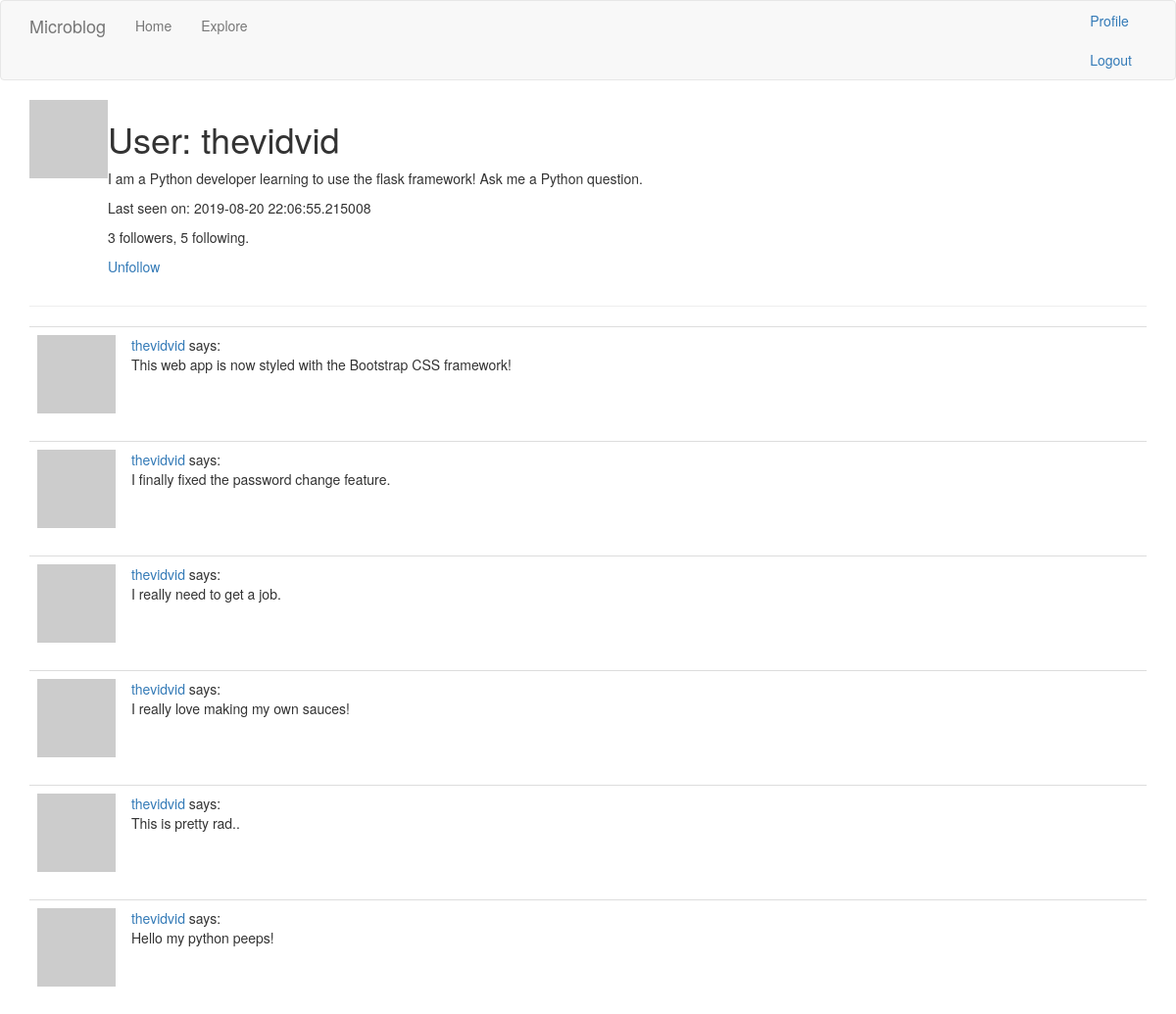
Page /user/thevidvid (signed in) on the committed database.
### app/models.py (models this page shows, shortened)
class User(UserMixin, db.Model):
    id = db.Column(db.Integer, primary_key=True)
    username = db.Column(db.String(64), index=True, unique=True)
    email = db.Column(db.String(120), index=True, unique=True)
    password_hash = db.Column(db.String(128))
    posts = db.relationship('Post', backref='author', lazy='dynamic')
    about_me = db.Column(db.String(140))
    last_seen = db.Column(db.DateTime, default=datetime.utcnow)
    followed = db.relationship(
        'User', secondary=followers,
        primaryjoin=(followers.c.follower_id == id),
        secondaryjoin=(followers.c.followed_id == id),
        backref=db.backref('followers', lazy='dynamic'), lazy='dynamic')
    def avatar(self, size):
        digest = md5(self.email.lower().encode('utf-8')).hexdigest()
        return 'https://www.gravatar.com/avatar/{}?d=identicon&s={}'.format(
            digest, size)
    def is_following(self, user):
        return self.followed.filter(
            followers.c.followed_id == user.id).count() > 0

class Post(db.Model):
    id = db.Column(db.Integer, primary_key=True)
    body = db.Column(db.String(140))
    timestamp = db.Column(db.DateTime, index=True, default=datetime.utcnow)
    user_id = db.Column(db.Integer, db.ForeignKey('user.id'))

### app/routes.py (the view)
@app.route('/user/<username>')
@login_required
def user(username):
    user = User.query.filter_by(username=username).first_or_404()
    page = request.args.get('page', 1, type=int)
    posts = user.posts.order_by(Post.timestamp.desc()).paginate(
        page, app.config['POSTS_PER_PAGE'], False)
    next_url = url_for('user', username=user.username, page=posts.next_num) \
        if posts.has_next else None
    prev_url = url_for('user', username=user.username, page=posts.prev_num) \
        if posts.has_prev else None
    return render_template('user.html', user=user, posts=posts.items,
                           next_url=next_url, prev_url=prev_url)

### app/models.py (called while the page is built)
@login.user_loader
def load_user(id):
    return User.query.get(int(id))

### app/routes.py (called while the page is built)
@app.before_request
def before_request():
    if current_user.is_authenticated:
        current_user.last_seen = datetime.utcnow()
        db.session.commit()

### app/templates/user.html (shortened to what this page needs)
{% extends "base.html" %}
{% block app_content %}
  <table>
    <tr valign="top">
      <td><img src="{{ user.avatar(128) }}" alt="avatar"></td>
      <td>
        <h1>User: {{ user.username }}</h1>
        {% if user.about_me %}
          <p>{{ user.about_me }}</p>
        {% endif %}
        {% if user.last_seen %}
          <p>Last seen on: {{ user.last_seen }}</p>
        {% endif %}
          <p>{{ user.followers.count() }} followers, {{ user.followed.count() }} following.</p>
        {% if user == current_user %}
          <p><a href="{{ url_for('edit_profile') }}">Edit your profile</a></p>
        {% elif not current_user.is_following(user) %}
          <p><a href="{{ url_for('follow', username=user.username) }}">Follow</a></p>
        {% else %}
          <p><a href="{{ url_for('unfollow', username=user.username) }}">Unfollow</a></p>
        {% endif %}
      </td>
    </tr>
  </table>
  <hr>
  {% for post in posts %}
    {% include '_post.html' %}
  {% endfor %}
{% endblock %}

### app/templates/_post.html
<table class="table table-hover">
  <tr>
    <td width="70px">
        <a href="{{ url_for('user', username=post.author.username) }}">
            <img src="{{ post.author.avatar(70) }}" />
        </a>
    </td>
    <td>
      <a href="{{ url_for('user', username=post.author.username) }}">
        {{ post.author.username }}
      </a>
      says:
      <br>
        {{ post.body }}
    </td>
  </tr>
</table>

### rows in the picture
User: username "thevidvid", about_me "I am a Python developer learning to use the flask framework! Ask me a Python question.", last_seen "2019-08-20 22:06:55.215008"
Post: author.username "thevidvid", body "This web app is now styled with the Bootstrap CSS framework!"
Post: author.username "thevidvid", body "I finally fixed the password change feature."
Post: author.username "thevidvid", body "I really need to get a job."
Post: author.username "thevidvid", body "I really love making my own sauces!"
Post: author.username "thevidvid", body "This is pretty rad.."
Post: author.username "thevidvid", body "Hello my python peeps!"

### other values in the picture
{{ user.followers.count() }} "3"
{{ user.followed.count() }} "5"
